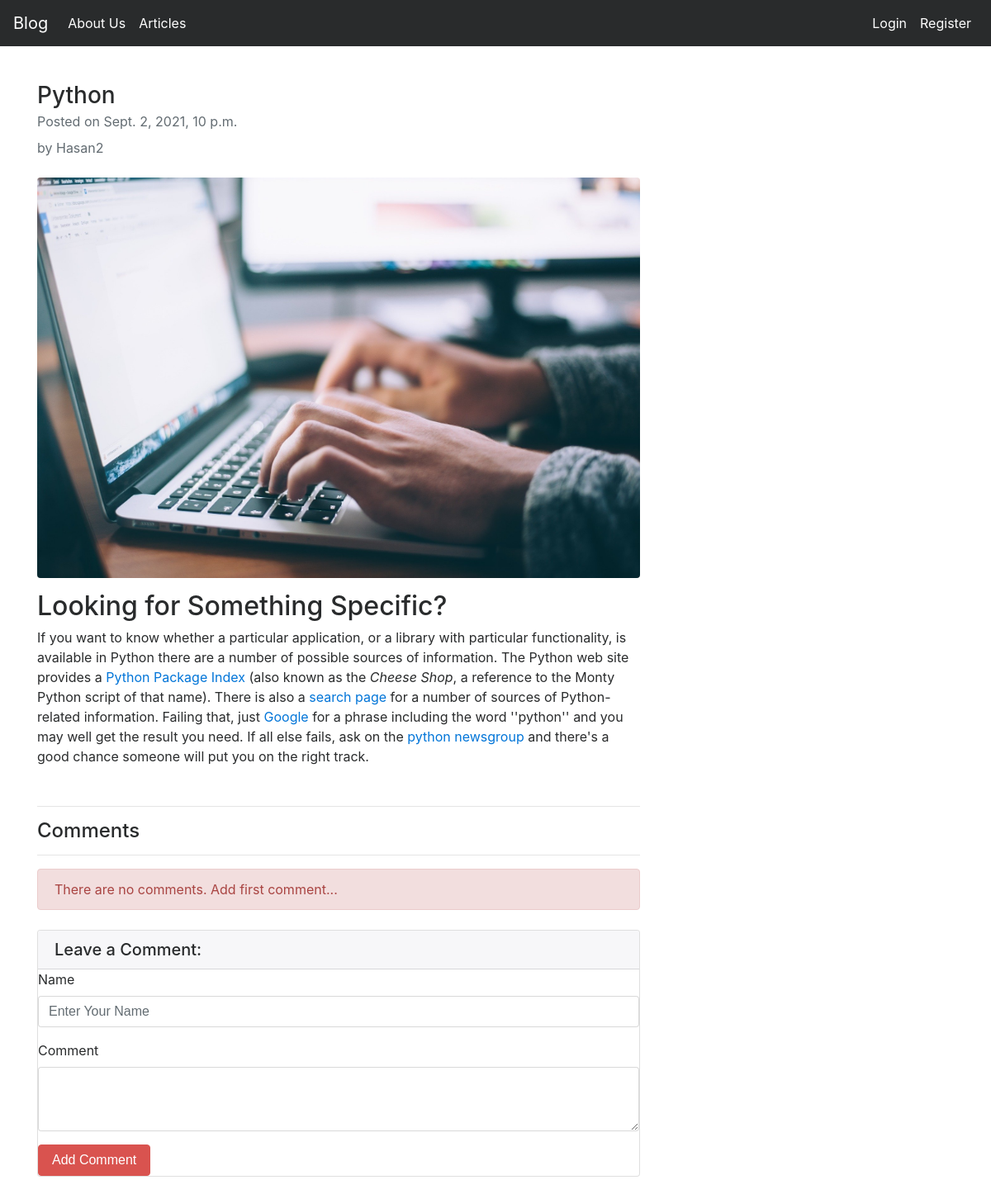
Page /articles/article/12 on the committed database.
### article/models.py (models this page shows, shortened)
class Article(models.Model):
    author = models.ForeignKey("auth.User", on_delete= models.CASCADE)
    titel = models.CharField(max_length=50)
    content = RichTextField()
    created_date = models.DateTimeField(auto_now_add=True)
    article_image = models.FileField(blank=True, null=True,verbose_name="Add Picture")
    class Meta:
        ordering = ['-created_date']

### article/views.py (the view)
# urls.py: path('article/<int:id>',views.detail,name="detail"),
def detail(request,id):
     article = get_object_or_404(Article,id=id)
     comments = article.comments.all()
     return render(request, 'detail.html',{"article":article,"comments":comments})

### templates/detail.html (shortened to what this page needs)
{% extends "layout.html" %}
{% block body %}
<div class="row">
    <div class="col-lg-8">
        <article>
            <header class="mb-4">
                <h3 class="fw-bolder mb-1">{{article.titel}}</h3>
                <div class="text-muted fst-italic mb-2">Posted on {{article.created_date}}</div>
                <div class="text-muted fst-italic mb-2">by {{article.author}}</div>
            </header>
            {% if article.article_image %}
            <img class="img-fluid rounded" src="{{article.article_image.url}}" alt="..." />
            {% endif %}
            <section class="mb-5">
                <p>
                    {{article.content | safe}}
                </p>
            </section>
            <hr>
            <h4>Comments</h4>
            <hr>
            {% if comments %}
            {% for comment in comments %}
            <div class="d-flex">
                <div class="flex-shrink-0"><img class="rounded-circle" src="https://dummyimage.com/50x50/ced4da/6c757d.jpg" alt="..." /></div>
                <div style="margin-left: 10px; margin-bottom: 20px;" class="ms-3">
                    <div class="fw-bold">
                       <h5 class="mt-0">{{comment.comment_author}}</h5>
                    </div>
                    {{comment.comment_date}} <br>
                    {{comment.comment_content}}
                </div>
            </div>
            {% endfor %}
            {% else %}
                <div class="alert alert-danger">
                    There are no comments. Add first comment...
                </div>
            {% endif %}
            <div class="card my-4">
                <h5 class="card-header">Leave a Comment:</h5>
                <div class="card-body">
                    <form method="POST" action="{% url 'article:comment' article.id %}">
                        <div class="form-group">
                            <label for="formGroupExampleInput">Name</label>
                            <input name="comment_author" type="text" class="form-control" id="formGroupExampleInput"
                                placeholder="Enter Your Name">
                        </div>
                        <div class="form-group">
                            <label for="formGroupExampleInput">Comment</label>
                            <textarea name="comment_content"  class="form-control" rows="3"></textarea>
                        </div>
                        <button type="submit" class="btn btn-danger">Add Comment</button>
                    </form>
                </div>
            </div>
        </article>
    </div>
</div>
{% endblock body %}

### rows in the picture
Article: titel "Python", created_date "Sept. 2, 2021, 10 p.m.", author "Hasan2", article_image (picture), content "Looking for Something Specific? If you want to know whether a particular application, or a library with particular functionality, is available in Python there are a number of possible sources of information. The Python web site provides a Python Package Index (also known as the Cheese Shop , a reference to the Monty Python script of that name). There is also a search page for a number of sources of Python-related information. Failing that, just Google for a phrase including the word ''python'' and you may well get the result you need. If all else fails, ask on the python newsgroup and there's a good chance someone will put you on the right track."
